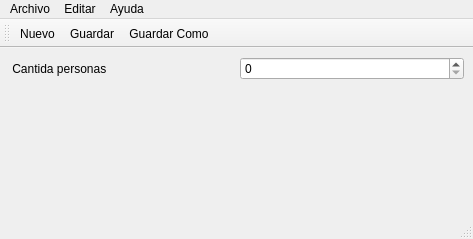
<?xml version="1.0" encoding="UTF-8"?>
<ui version="4.0">
 <class>MainWindow</class>
 <widget class="QMainWindow" name="MainWindow">
  <property name="geometry">
   <rect>
    <x>0</x>
    <y>0</y>
    <width>473</width>
    <height>239</height>
   </rect>
  </property>
  <property name="windowTitle">
   <string>Adriana App</string>
  </property>
  <property name="windowIcon">
   <iconset resource="Recursos.qrc">
    <normaloff>:/huevo.png</normaloff>:/huevo.png</iconset>
  </property>
  <widget class="QWidget" name="centralwidget">
   <layout class="QGridLayout" name="gridLayout">
    <item row="0" column="1">
     <widget class="QSpinBox" name="spinBox"/>
    </item>
    <item row="3" column="0">
     <widget class="QLabel" name="label_2">
      <property name="text">
       <string/>
      </property>
     </widget>
    </item>
    <item row="0" column="0">
     <widget class="QLabel" name="label">
      <property name="text">
       <string> Cantida personas</string>
      </property>
     </widget>
    </item>
   </layout>
  </widget>
  <widget class="QMenuBar" name="menubar">
   <property name="geometry">
    <rect>
     <x>0</x>
     <y>0</y>
     <width>473</width>
     <height>22</height>
    </rect>
   </property>
   <widget class="QMenu" name="menuArchivo">
    <property name="title">
     <string>Archivo</string>
    </property>
    <addaction name="actionGuardar"/>
    <addaction name="actionGuardar_Como"/>
    <addaction name="actionNuevo"/>
    <addaction name="separator"/>
    <addaction name="actionMaximizar"/>
    <addaction name="actionMinimizar"/>
    <addaction name="separator"/>
    <addaction name="actionCerrar"/>
   </widget>
   <widget class="QMenu" name="menuEditar">
    <property name="title">
     <string>Editar</string>
    </property>
    <addaction name="actionCopiar"/>
    <addaction name="actionCortar"/>
    <addaction name="actionPegar"/>
   </widget>
   <widget class="QMenu" name="menuAyuda">
    <property name="title">
     <string>Ayuda</string>
    </property>
    <addaction name="actionAcerca_de"/>
   </widget>
   <addaction name="menuArchivo"/>
   <addaction name="menuEditar"/>
   <addaction name="menuAyuda"/>
  </widget>
  <widget class="QStatusBar" name="statusbar"/>
  <widget class="QToolBar" name="toolBar">
   <property name="windowTitle">
    <string>Herramienta</string>
   </property>
   <attribute name="toolBarArea">
    <enum>TopToolBarArea</enum>
   </attribute>
   <attribute name="toolBarBreak">
    <bool>false</bool>
   </attribute>
   <addaction name="actionNuevo"/>
   <addaction name="actionGuardar"/>
   <addaction name="actionGuardar_Como"/>
  </widget>
  <action name="actionGuardar_Como">
   <property name="text">
    <string>Guardar Como ...</string>
   </property>
   <property name="shortcut">
    <string>Ctrl+Shift+S</string>
   </property>
  </action>
  <action name="actionNuevo">
   <property name="text">
    <string>Nuevo</string>
   </property>
   <property name="shortcut">
    <string>Ctrl+N</string>
   </property>
  </action>
  <action name="actionMaximizar">
   <property name="text">
    <string>Maximizar</string>
   </property>
  </action>
  <action name="actionMinimizar">
   <property name="text">
    <string>Minimizar</string>
   </property>
  </action>
  <action name="actionCerrar">
   <property name="text">
    <string>Cerrar</string>
   </property>
   <property name="shortcut">
    <string>Ctrl+Esc</string>
   </property>
  </action>
  <action name="actionCopiar">
   <property name="text">
    <string>Copiar</string>
   </property>
   <property name="shortcut">
    <string>Ctrl+C</string>
   </property>
  </action>
  <action name="actionCortar">
   <property name="text">
    <string>Cortar</string>
   </property>
   <property name="shortcut">
    <string>Ctrl+X</string>
   </property>
  </action>
  <action name="actionPegar">
   <property name="text">
    <string>Pegar</string>
   </property>
   <property name="shortcut">
    <string>Ctrl+V</string>
   </property>
  </action>
  <action name="actionAcerca_de">
   <property name="icon">
    <iconset resource="Recursos.qrc">
     <normaloff>:/huevo.png</normaloff>:/huevo.png</iconset>
   </property>
   <property name="text">
    <string>Acerca de...</string>
   </property>
  </action>
  <action name="actionGuardar">
   <property name="text">
    <string>Guardar</string>
   </property>
   <property name="shortcut">
    <string>Ctrl+S</string>
   </property>
  </action>
 </widget>
 <resources>
  <include location="Recursos.qrc"/>
 </resources>
 <connections/>
</ui>
